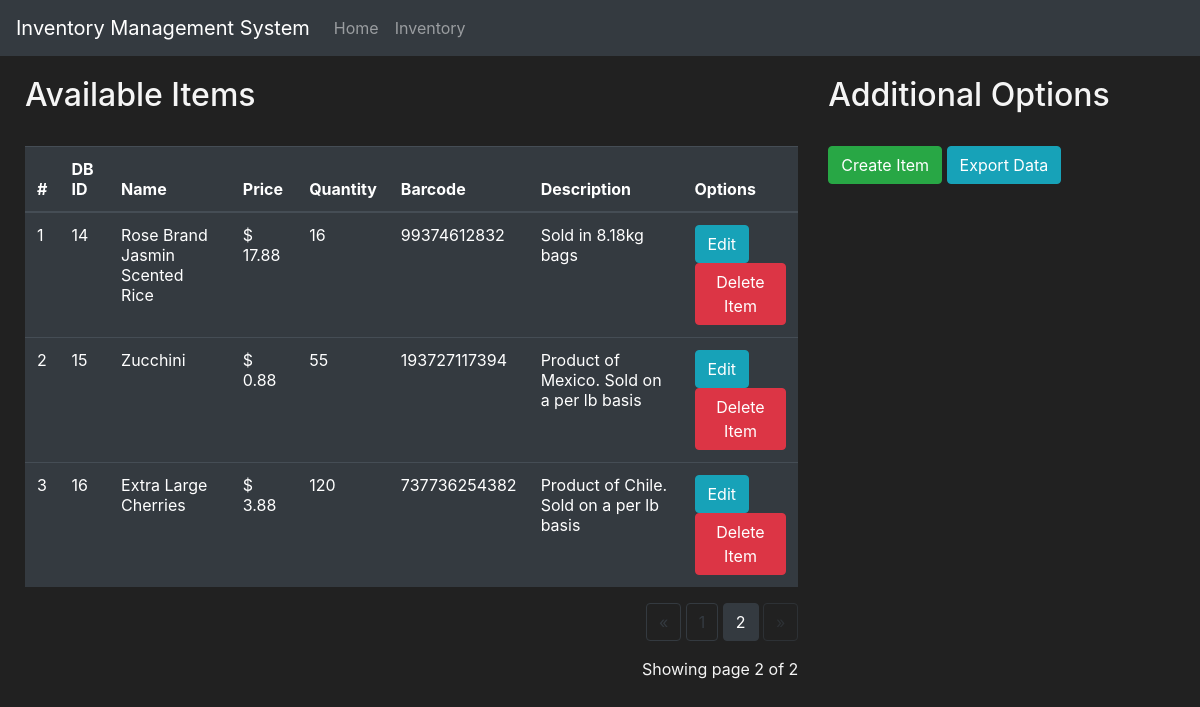
The app's page /inventory?page=2, older data.
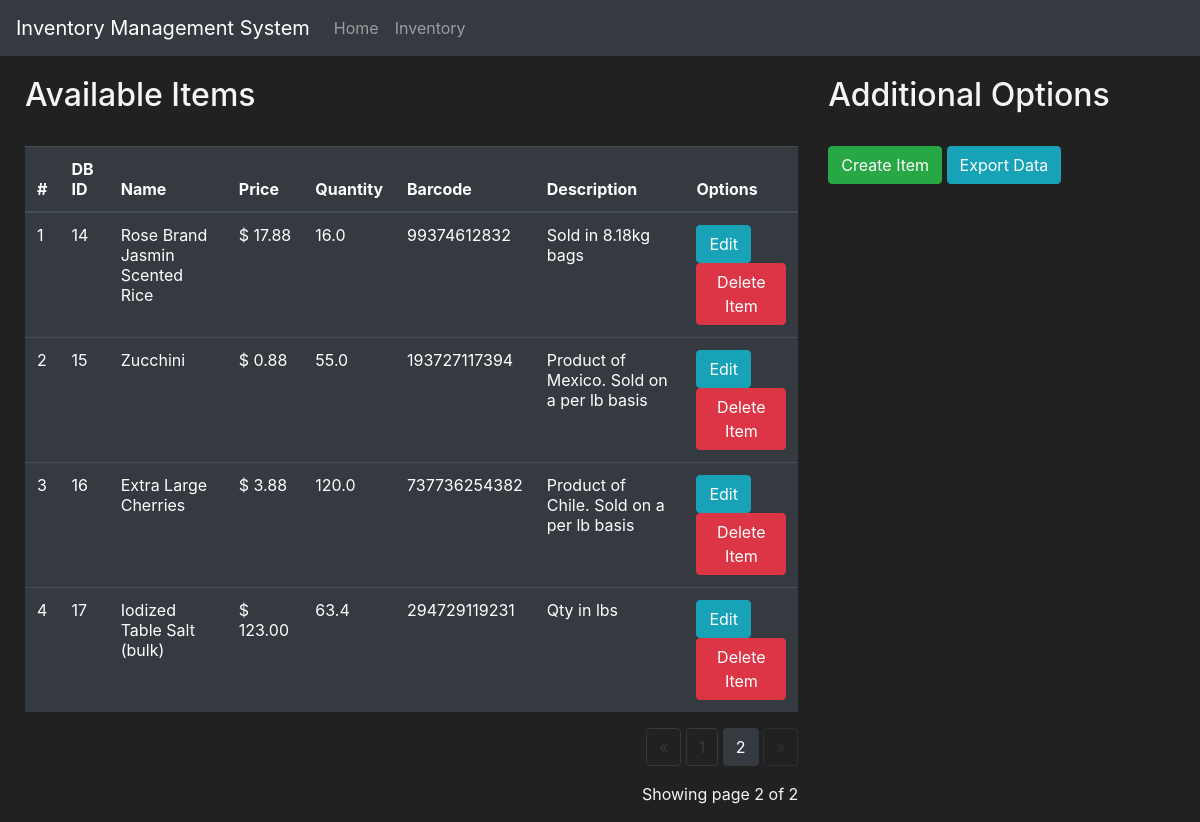
The same page, newer data.
### inventory/models.py (models this page shows)
class Item(db.Model):
    id = db.Column(db.Integer(), primary_key = True)
    name = db.Column(db.String(length = 30), nullable = False)
    price = db.Column(db.Float(), nullable = False)
    quantity = db.Column(db.Float(), nullable = False)
    barcode = db.Column(db.String(length = 12), nullable = False, unique = True)
    description = db.Column(db.String(length = 1024), nullable = False)

### inventory/routes.py (the view, shortened to what this page needs)
@app.route('/inventory', methods=['GET', 'POST'])
def inventory_page():
    deleting_form = DeleteItemForm()
    creating_form = CreateItemForm()
    editing_form = EditItemForm()
    items_displayed_per_page = 10
    if request.method == "GET":
        page = request.args.get('page', 1, type = int)
        items = Item.query.paginate(page = page, per_page = items_displayed_per_page)
        return render_template('inventory.html', items=items, deleting_form = deleting_form, creating_form = creating_form, editing_form = editing_form)

### inventory/templates/inventory.html (shortened to what this page needs)
{% extends 'base.html' %}
{% block content %}
    <div class = "row" style="margin-top:20px; margin-left:10px">
        <div class="col-8">
            <h2>Available Items</h2>
            <br>
            <table class="table table-hover table-dark">
                <thead>
                    <tr>
                        <th scope="col">#</th>
                        <th scope="col">DB ID</th>
                        <th scope="col">Name</th>
                        <th scope="col">Price</th>
                        <th scope="col">Quantity</th>
                        <th scope="col">Barcode</th>
                        <th scope="col">Description</th>
                        <th scope="col">Options</th>
                    </tr>
                </thead>
                <tbody>
                    {% for item in items.items %}
                    <tr>
                        <td>{{ loop.index}}</td>
                        <td>{{ item.id }}</td>
                        <td>{{ item.name }}</td>
                        <td>$ {{'%0.2f'| format(item.price|float)}}</td>
                        <td>{{ item.quantity }}</td>
                        <td>{{ item.barcode }}</td>
                        <td>{{ item.description }}</td>
                        <td>
                            <button class="btn btn-outline btn-info" data-toggle="modal" data-target="#Modal-Edit-{{ item.id }}">Edit</button>
                            <button class="btn btn-outline btn-danger" data-toggle="modal" data-target="#Modal-Delete-{{ item.id }}">Delete Item</button>
                        </td>
                    </tr>
                    {% endfor %}
                </tbody>
            </table>
            <div class="text-right">
                <a href="{{ url_for('inventory_page', page=items.prev_num) }}"
                class="btn btn-outline-dark
                {% if items.page == 1 %}disabled{% endif %}">
                    &laquo;
                </a>
                {% for page_num in items.iter_pages(left_edge=1, right_edge=1, left_current=1, right_current=2) %}
                    {% if page_num %}
                        {% if items.page == page_num %}
                            <a href="{{ url_for('inventory_page', page=page_num) }}"
                            class="btn btn-dark">
                                {{ page_num }}
                            </a>
                        {% else %}
                            <a href="{{ url_for('inventory_page', page=page_num) }}"
                            class="btn btn-outline-dark">
                                {{ page_num }}
                            </a>
                        {% endif %}
                    {% else %}
                        ...
                    {% endif %}
                {% endfor %}
                <a href="{{ url_for('inventory_page', page=items.next_num) }}" class="btn btn-outline-dark {% if items.page == items.pages %}disabled{% endif %}">
                </a>
            </div>
            <p class="text-right mt-3">
                Showing page {{ items.page }} of {{ items.pages }}
            </p>
        </div>
        <div class="col-4">
            <h2>Additional Options</h2>
            <br>
            <button class="btn btn-outline btn-success" data-toggle="modal" data-target="#Modal-CreateItem">Create Item</button>
            <a href="{{ url_for('export_page') }}" class="btn btn-outline btn-info">Export Data</a>
        </div>
    </div>
{% endblock %}

### inventory/templates/base.html (shortened to what this page needs)
<!doctype html>
<html lang="en">
<head>
    <link rel="stylesheet" href="https://cdn.jsdelivr.net/npm/bootstrap@4.5.3/dist/css/bootstrap.min.css"
>
</head>
<body>
    <nav class="navbar navbar-expand-md navbar-dark bg-dark">
        <a class="navbar-brand" href="#">Inventory Management System</a>
        <div class="collapse navbar-collapse" id="navbarNav">
            <ul class="navbar-nav mr-auto">
                <li class="nav-item">
                    <a class="nav-link" href="{{ url_for('home_page') }}">Home</a>
                </li>
                <li class="nav-item">
                    <a class="nav-link" href="{{ url_for('inventory_page') }}">Inventory</a>
                </li>
            </ul>
        </div>
    </nav>
    {% block content %}
    {% endblock %}
</body>
</html>

### inventory/templates/base.html (style rules this page uses)
body { background-color: #212121; color: whitesmoke }

Row changes from the older to the newer data that the page shows:
computed for Item "Rose Brand Jasmin Scented Rice": quantity "16" → "16.0"
computed for Item "Zucchini": quantity "55" → "55.0"
computed for Item "Extra Large Cherries": quantity "120" → "120.0"
added Item: id "17", name "Iodized Table Salt (bulk)", price "123.00", quantity "63.4", barcode "294729119231", description "Qty in lbs"
